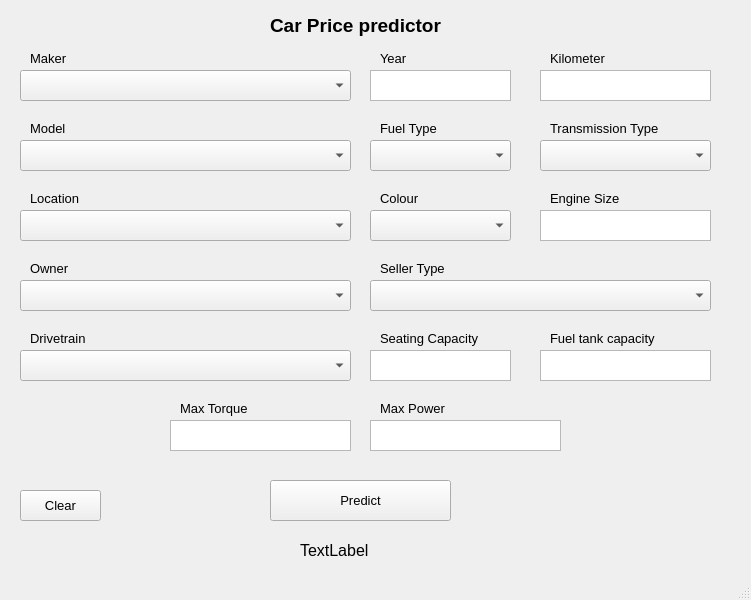
<?xml version="1.0" encoding="UTF-8"?>
<ui version="4.0">
 <class>MainWindow</class>
 <widget class="QMainWindow" name="MainWindow">
  <property name="geometry">
   <rect>
    <x>0</x>
    <y>0</y>
    <width>751</width>
    <height>600</height>
   </rect>
  </property>
  <property name="font">
   <font>
    <pointsize>10</pointsize>
   </font>
  </property>
  <property name="windowTitle">
   <string>Car price predictor</string>
  </property>
  <widget class="QWidget" name="centralwidget">
   <widget class="QComboBox" name="comboBox">
    <property name="geometry">
     <rect>
      <x>20</x>
      <y>70</y>
      <width>331</width>
      <height>31</height>
     </rect>
    </property>
   </widget>
   <widget class="QComboBox" name="comboBox_2">
    <property name="geometry">
     <rect>
      <x>20</x>
      <y>140</y>
      <width>331</width>
      <height>31</height>
     </rect>
    </property>
   </widget>
   <widget class="QPlainTextEdit" name="plainTextEdit">
    <property name="geometry">
     <rect>
      <x>370</x>
      <y>70</y>
      <width>141</width>
      <height>31</height>
     </rect>
    </property>
   </widget>
   <widget class="QPlainTextEdit" name="plainTextEdit_2">
    <property name="geometry">
     <rect>
      <x>540</x>
      <y>70</y>
      <width>171</width>
      <height>31</height>
     </rect>
    </property>
   </widget>
   <widget class="QPlainTextEdit" name="plainTextEdit_3">
    <property name="geometry">
     <rect>
      <x>370</x>
      <y>350</y>
      <width>141</width>
      <height>31</height>
     </rect>
    </property>
   </widget>
   <widget class="QPlainTextEdit" name="plainTextEdit_4">
    <property name="geometry">
     <rect>
      <x>540</x>
      <y>210</y>
      <width>171</width>
      <height>31</height>
     </rect>
    </property>
   </widget>
   <widget class="QComboBox" name="comboBox_3">
    <property name="geometry">
     <rect>
      <x>540</x>
      <y>140</y>
      <width>171</width>
      <height>31</height>
     </rect>
    </property>
   </widget>
   <widget class="QLabel" name="label">
    <property name="geometry">
     <rect>
      <x>30</x>
      <y>50</y>
      <width>49</width>
      <height>16</height>
     </rect>
    </property>
    <property name="text">
     <string>Maker</string>
    </property>
   </widget>
   <widget class="QLabel" name="label_2">
    <property name="geometry">
     <rect>
      <x>30</x>
      <y>120</y>
      <width>49</width>
      <height>16</height>
     </rect>
    </property>
    <property name="text">
     <string>Model</string>
    </property>
   </widget>
   <widget class="QLabel" name="label_3">
    <property name="geometry">
     <rect>
      <x>380</x>
      <y>50</y>
      <width>49</width>
      <height>16</height>
     </rect>
    </property>
    <property name="text">
     <string>Year</string>
    </property>
   </widget>
   <widget class="QLabel" name="label_4">
    <property name="geometry">
     <rect>
      <x>550</x>
      <y>50</y>
      <width>71</width>
      <height>16</height>
     </rect>
    </property>
    <property name="text">
     <string>Kilometer</string>
    </property>
   </widget>
   <widget class="QComboBox" name="comboBox_4">
    <property name="geometry">
     <rect>
      <x>370</x>
      <y>140</y>
      <width>141</width>
      <height>31</height>
     </rect>
    </property>
   </widget>
   <widget class="QLabel" name="label_5">
    <property name="geometry">
     <rect>
      <x>380</x>
      <y>120</y>
      <width>91</width>
      <height>16</height>
     </rect>
    </property>
    <property name="text">
     <string>Fuel Type</string>
    </property>
   </widget>
   <widget class="QLabel" name="label_6">
    <property name="geometry">
     <rect>
      <x>550</x>
      <y>120</y>
      <width>111</width>
      <height>16</height>
     </rect>
    </property>
    <property name="text">
     <string>Transmission Type</string>
    </property>
   </widget>
   <widget class="QComboBox" name="comboBox_5">
    <property name="geometry">
     <rect>
      <x>20</x>
      <y>210</y>
      <width>331</width>
      <height>31</height>
     </rect>
    </property>
   </widget>
   <widget class="QLabel" name="label_7">
    <property name="geometry">
     <rect>
      <x>30</x>
      <y>190</y>
      <width>131</width>
      <height>16</height>
     </rect>
    </property>
    <property name="text">
     <string>Location</string>
    </property>
   </widget>
   <widget class="QComboBox" name="comboBox_6">
    <property name="geometry">
     <rect>
      <x>370</x>
      <y>210</y>
      <width>141</width>
      <height>31</height>
     </rect>
    </property>
   </widget>
   <widget class="QLabel" name="label_8">
    <property name="geometry">
     <rect>
      <x>380</x>
      <y>190</y>
      <width>91</width>
      <height>16</height>
     </rect>
    </property>
    <property name="text">
     <string>Colour</string>
    </property>
   </widget>
   <widget class="QComboBox" name="comboBox_7">
    <property name="geometry">
     <rect>
      <x>20</x>
      <y>280</y>
      <width>331</width>
      <height>31</height>
     </rect>
    </property>
   </widget>
   <widget class="QComboBox" name="comboBox_8">
    <property name="geometry">
     <rect>
      <x>370</x>
      <y>280</y>
      <width>341</width>
      <height>31</height>
     </rect>
    </property>
   </widget>
   <widget class="QLabel" name="label_9">
    <property name="geometry">
     <rect>
      <x>30</x>
      <y>260</y>
      <width>101</width>
      <height>16</height>
     </rect>
    </property>
    <property name="text">
     <string>Owner</string>
    </property>
   </widget>
   <widget class="QLabel" name="label_10">
    <property name="geometry">
     <rect>
      <x>550</x>
      <y>190</y>
      <width>91</width>
      <height>16</height>
     </rect>
    </property>
    <property name="frameShape">
     <enum>QFrame::NoFrame</enum>
    </property>
    <property name="text">
     <string>Engine Size</string>
    </property>
   </widget>
   <widget class="QLabel" name="label_11">
    <property name="geometry">
     <rect>
      <x>380</x>
      <y>260</y>
      <width>121</width>
      <height>16</height>
     </rect>
    </property>
    <property name="text">
     <string>Seller Type</string>
    </property>
   </widget>
   <widget class="QComboBox" name="comboBox_9">
    <property name="geometry">
     <rect>
      <x>20</x>
      <y>350</y>
      <width>331</width>
      <height>31</height>
     </rect>
    </property>
   </widget>
   <widget class="QLabel" name="label_12">
    <property name="geometry">
     <rect>
      <x>30</x>
      <y>330</y>
      <width>101</width>
      <height>16</height>
     </rect>
    </property>
    <property name="text">
     <string>Drivetrain</string>
    </property>
   </widget>
   <widget class="QLabel" name="label_13">
    <property name="geometry">
     <rect>
      <x>380</x>
      <y>330</y>
      <width>121</width>
      <height>16</height>
     </rect>
    </property>
    <property name="text">
     <string>Seating Capacity</string>
    </property>
   </widget>
   <widget class="QPlainTextEdit" name="plainTextEdit_5">
    <property name="geometry">
     <rect>
      <x>540</x>
      <y>350</y>
      <width>171</width>
      <height>31</height>
     </rect>
    </property>
   </widget>
   <widget class="QPlainTextEdit" name="plainTextEdit_6">
    <property name="geometry">
     <rect>
      <x>170</x>
      <y>420</y>
      <width>181</width>
      <height>31</height>
     </rect>
    </property>
   </widget>
   <widget class="QPlainTextEdit" name="plainTextEdit_7">
    <property name="geometry">
     <rect>
      <x>370</x>
      <y>420</y>
      <width>191</width>
      <height>31</height>
     </rect>
    </property>
   </widget>
   <widget class="QLabel" name="label_14">
    <property name="geometry">
     <rect>
      <x>550</x>
      <y>330</y>
      <width>131</width>
      <height>16</height>
     </rect>
    </property>
    <property name="text">
     <string>Fuel tank capacity</string>
    </property>
   </widget>
   <widget class="QLabel" name="label_15">
    <property name="geometry">
     <rect>
      <x>180</x>
      <y>400</y>
      <width>91</width>
      <height>16</height>
     </rect>
    </property>
    <property name="text">
     <string>Max Torque</string>
    </property>
   </widget>
   <widget class="QLabel" name="label_16">
    <property name="geometry">
     <rect>
      <x>380</x>
      <y>400</y>
      <width>111</width>
      <height>16</height>
     </rect>
    </property>
    <property name="text">
     <string>Max Power</string>
    </property>
   </widget>
   <widget class="QLabel" name="label_17">
    <property name="geometry">
     <rect>
      <x>270</x>
      <y>10</y>
      <width>191</width>
      <height>31</height>
     </rect>
    </property>
    <property name="font">
     <font>
      <pointsize>14</pointsize>
      <bold>true</bold>
     </font>
    </property>
    <property name="text">
     <string>Car Price predictor</string>
    </property>
   </widget>
   <widget class="QPushButton" name="pushButton">
    <property name="geometry">
     <rect>
      <x>270</x>
      <y>480</y>
      <width>181</width>
      <height>41</height>
     </rect>
    </property>
    <property name="text">
     <string>Predict</string>
    </property>
   </widget>
   <widget class="QPushButton" name="pushButton_2">
    <property name="geometry">
     <rect>
      <x>20</x>
      <y>490</y>
      <width>81</width>
      <height>31</height>
     </rect>
    </property>
    <property name="text">
     <string>Clear</string>
    </property>
   </widget>
   <widget class="QLabel" name="label_18">
    <property name="geometry">
     <rect>
      <x>300</x>
      <y>540</y>
      <width>151</width>
      <height>20</height>
     </rect>
    </property>
    <property name="font">
     <font>
      <pointsize>12</pointsize>
     </font>
    </property>
    <property name="text">
     <string>TextLabel</string>
    </property>
   </widget>
  </widget>
  <widget class="QStatusBar" name="statusbar"/>
 </widget>
 <resources/>
 <connections/>
</ui>
